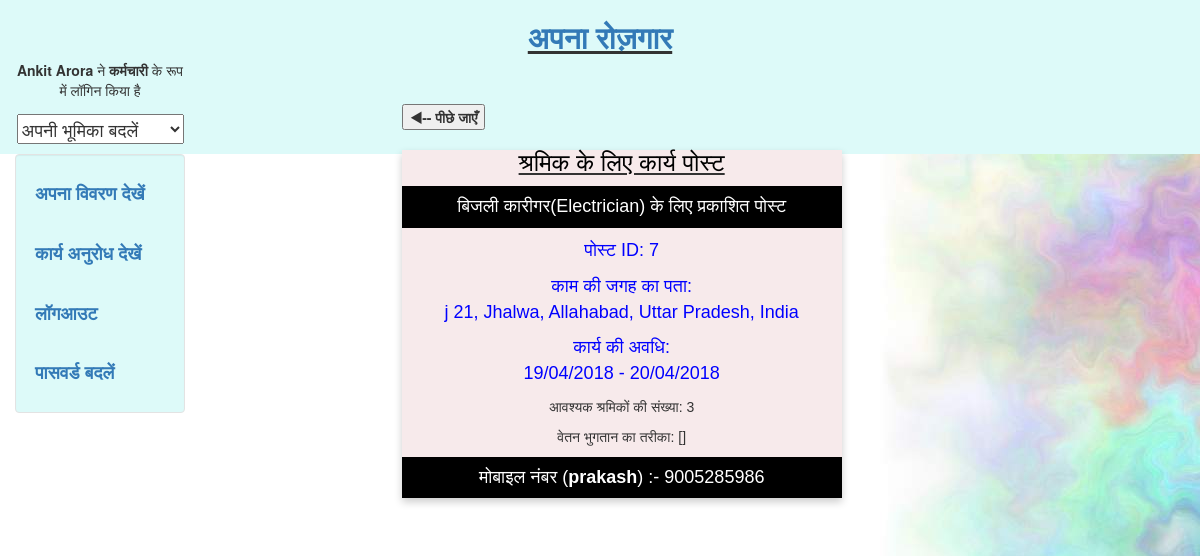
Page /detailpost/?data=7 (signed in) on the committed database.
### search/models.py (models this page shows, shortened)
class Posts(models.Model):
	post_id=models.AutoField(primary_key=True)
	username = models.CharField(max_length=100) # hirer who created the post
	name = models.CharField(max_length = 100,blank = True, null = True) #name of the hirer
	s_contact = models.CharField(max_length=50,blank = True,null = True)# mobile number
	rskill = models.CharField(max_length = 100,blank = True, null = True) # skill required for the work post
	street = models.CharField(max_length=250,blank = True, null = True)#locality
	location = models.CharField(max_length=250,blank = True, null = True)#google location of work site
	start_date = models.DateField(blank = True, null = True)# dates of work
	end_date = models.DateField(blank = True, null = True)
	Nworker = models.CharField(max_length=10,blank = True, null = True) # no. of workers required
	Twork = models.CharField(max_length = 250,blank = True, null = True) #type of payment(daily/monthly/hourly)
	description = models.TextField(max_length = 500,blank = True, null = True) # description of work
	lat = models.CharField(max_length = 50, blank = True, null= True)# coordinates of work location
	lng = models.CharField(max_length = 50, blank = True, null= True)
	status = models.CharField(max_length = 50,blank = True, null = True) #variable to store status of work request between hirer and worker
	distance = models.FloatField(blank = True, null = True) #distance between worker and work location
	temp=models.CharField(max_length = 2,blank = True, null = True) #temporary variable
	target=models.CharField(max_length = 2,blank = True, null = True) #target of the post (worker/contractor)

### worker/views.py (the view)
# urls.py: url(r'^detailpost',detail_post,name = 'detail_post'),
def detail_post(request):
  if request.user.username:
    if request.method == 'GET':
      dat = request.GET['data']
      data= Posts.objects.filter( post_id= dat)
      if len(data)!=0:
      	for data1 in data:
      		return render(request,'search/view.html',{'data': data1})
      else:
      	warn="कोई पोस्ट नहीं मिला"
      	return render(request,'search/view.html',{'warn': warn})
    else:
      warn="कोई पोस्ट नहीं मिला"
      return render(request,'search/view.html',{'warn': warn})
  else:
    warn="कृपया पहले  लॉगिन करें"
    return render(request,'login/form.html',{'warn':warn})

### search/templates/search/view.html (shortened to what this page needs)
{% extends "login/header.html" %}
{% block content %}
<div class ='col-sm-6 col-sm-offset-2'>
  <link rel="stylesheet" href="https://cdnjs.cloudflare.com/ajax/libs/font-awesome/4.7.0/css/font-awesome.min.css">
<b><input type="button" value="&#9664;-- पीछे जाएँ" onclick="history.back(-1)" /></b>
  <div class="card" style="background-color:#F7EAEB">
  {% if 'a' in data.target %}
 <h3><u><font color="black">श्रमिक के लिए कार्य पोस्ट</font></u></h3>
  {%else%}
 <h3><u><font color="black">ठेकेदार के लिए कार्य पोस्ट </font></u></h3>
  {%endif%}
  <p><button class = "but">{{data.rskill}} के लिए प्रकाशित पोस्ट</button></p>
  <p class="title">पोस्ट ID: {{data.post_id}}</p>
  <p class="title">काम की जगह का पता: <br>{{data.street}}, {{data.location}}</p>
  <p class="title">कार्य की अवधि: <br>{{data.start_date|date:"d/m/20y"}} - {{data.end_date|date:"d/m/20y"}}</p>
 <p>आवश्यक श्रमिकों की संख्या: {{data.Nworker}}</p>
  <p>वेतन भुगतान का तरीका: {{data.Twork}}</p>
  <p><button class = "but">मोबाइल नंबर (<b>{{data.name}}</b>) :- {{data.s_contact}}</button></p>
</div>
    <br>
</div>
{% endblock %}

### login/templates/login/header.html (shortened to what this page needs)
<!DOCTYPE html>
<html lang="en">
 <head>
   {% load staticfiles %}
   <link rel="stylesheet" href="/login/static/login/css/bootstrap.min.css" type = "text/css"/>
   <link rel="stylesheet" href="/login/static/login/css/new.css" type = "text/css"/>
  </head>
<body class="body" >
	<div class="container-fluid" style="min-height:94% ">
		<div class="row">
      <div class = "layer" style = "background-color:#DDFAF9;position: absolute; top: 0; left: 0; width: 100%; height: 15%;">
			  <div class="col-sm-2">
				<br>
        <br>
        <br>
				  <center>
					{% if request.user.username %}
          	<p><b> {{request.user.first_name}}</b> ने
            {% if request.user.profile.loginas == "worker" %} <b>कर्मचारी</b>
            {% elif request.user.profile.loginas == "contractor" %}<b>ठेकेदार</b>
            {% else %}<b>नियोक्ता</b>
            {% endif %}
          के रूप में लॉगिन किया है</p>
          {% endif %}
				  </center>
			  </div>
      </div>
			    <div class="col-sm-8 col-sm-offset-2">
				  <center>
				  <h2><b><u><a href="/about">अपना रोज़गार</a></b></u></h2>
				  </center>
			    </div>
		</div>
		<div class="row">
		  <div class="col-sm-2">
        <div id="sidebar" >
          <center>
          {% if request.user.username %}
                  <h4>
                <form method="post" action="/change_role">
                <select name='loginas' onchange='if(this.value != 0) { this.form.submit(); }'>
                <option value='0'>अपनी भूमिका बदलें</option>
                </select>
                </form>
            </h4>
            {%endif%}
          </center>
        </div>
			<div class="well bs-sidebar" id="sidebar" style="background-color:#DDFAF9">
			  <ul class="nav nav-pills nav-stacked">
			  	{% if request.user.username %}
			  	<h4><b><li><a href = '/view'>अपना विवरण देखें</a></li></b></h4><br>
                <h4><b><li><a href = '/workrequest'>कार्य अनुरोध देखें</a></li></b></h4><br>
			  	<h4><b><li><a href='/logout'>लॉगआउट</a></li></b></h4><br>
                <h4><b> <li><a href = '/change_password'>पासवर्ड बदलें</a></li></b></h4>
			  	{%else%}
				<h4><b><li><a href='/login'>लॉग इन करें</a></li></b></h4><br>
				<h4><b><li><a href='/register'>रजिस्टर करे</a></li></b></h4><br>
                                <h4><b><li><a href='/forgot_password'>पासवर्ड भूल गए?</a></li></b></h4>
				{%endif%}
			  </ul>
			</div>
		  </div>
		  <div class="col-sm-10">
			<div class='container-fluid'>
			   {% block content %}
			   {% endblock %}
			</div>
		  </div>
		</div>
	</div>
  <br>
  <br>
</body>
</html>

### login/templates/login/header.html (style rules this page uses)
html, body { height:100% }
.body { background-image: url("/login/static/login/img/i6.jpg"); position: absolute; width: 100%; z-index: 0; background-repeat: repeat-y; }

### search/templates/search/view.html (style rules this page uses)
.card { box-shadow: 0 4px 8px 0 rgba(0, 0, 0, 0.2); max-width: 500px; margin: auto; text-align: center; font-family: arial; }
.title { color: blue; font-size: 18px; }
.but { border: none; outline: 0; display: inline-block; padding: 8px; color: white; background-color: #000; text-align: center; cursor: pointer; width: 100%; font-size: 18px; }

### rows in the picture
Posts: rskill "बिजली कारीगर(Electrician)", post_id "7", street "j 21", location "Jhalwa, Allahabad, Uttar Pradesh, India", start_date "19/04/2018", end_date "20/04/2018", Nworker "3", Twork "[]", name "prakash", s_contact "9005285986"

### other values in the picture
{{ request.user.first_name }} "Ankit Arora"
